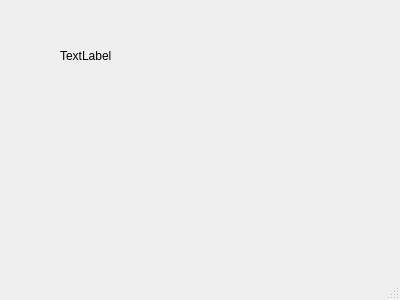
<?xml version="1.0" encoding="UTF-8"?>
<ui version="4.0">
 <class>MainWindow</class>
 <widget class="QMainWindow" name="MainWindow">
  <property name="geometry">
   <rect>
    <x>0</x>
    <y>0</y>
    <width>400</width>
    <height>300</height>
   </rect>
  </property>
  <property name="windowTitle">
   <string>MainWindow</string>
  </property>
  <widget class="QWidget" name="centralWidget">
   <widget class="QLabel" name="timelabel">
    <property name="geometry">
     <rect>
      <x>60</x>
      <y>50</y>
      <width>54</width>
      <height>12</height>
     </rect>
    </property>
    <property name="text">
     <string>TextLabel</string>
    </property>
   </widget>
  </widget>
  <widget class="QStatusBar" name="statusBar"/>
 </widget>
 <layoutdefault spacing="6" margin="11"/>
 <resources/>
 <connections/>
</ui>
